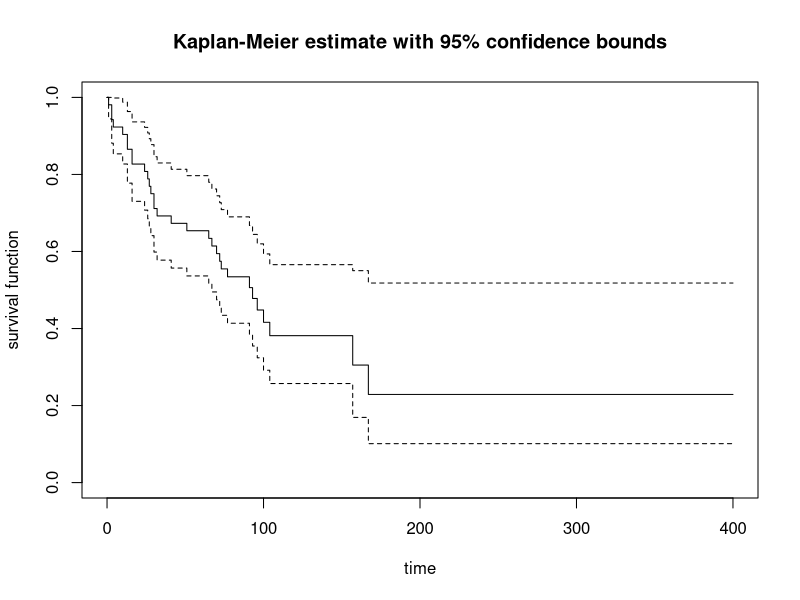

Write the R code that produced this figure.
install.packages("KMsurv")

library(survival)
library(KMsurv)
data(tongue); 
attach(tongue);
tongue

my.surv <- Surv(time[type==1], delta[type==1])
fit<-survfit(my.surv~1)
fit
summary(fit)
plot(fit, main="Kaplan-Meier estimate with 95% confidence bounds",xlab="time", ylab="survival function")
